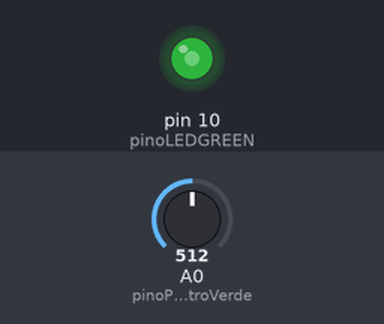
The sketch below on a simulated Arduino Uno, built with avr-gcc and run on an emulated ATmega328P. Parts: output pins drawn as LEDs (lit = HIGH). The test bench sets the inputs (shaded band); at power-on: A0 (pinoPotenciometroVerde) = 512.

Above: at 1.2 s.
1.3 s: A0 (pinoPotenciometroVerde) set to 716
At 2.3 s:
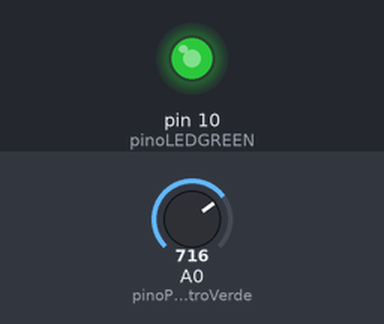
2.8 s: A0 (pinoPotenciometroVerde) set to 900
At 3.4 s:
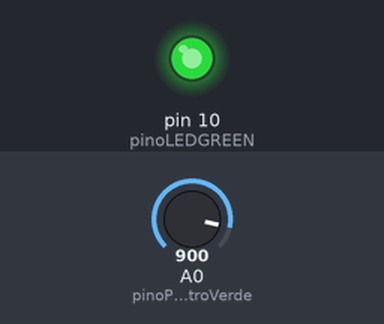
4.3 s: A0 (pinoPotenciometroVerde) set to 122
At 5.5 s:
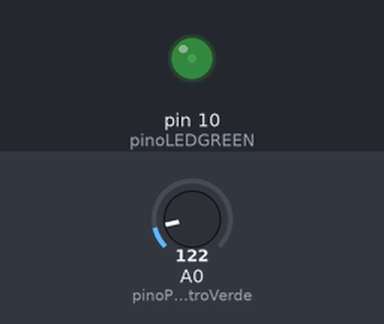
5.8 s: A0 (pinoPotenciometroVerde) set to 0
At 6.9 s:
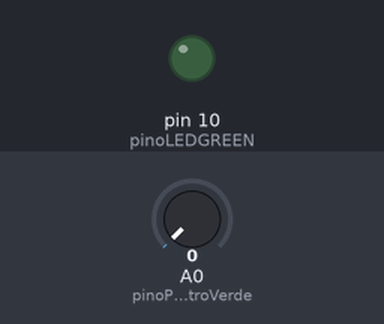
7.3 s: A0 (pinoPotenciometroVerde) set to 511
At 8.0 s:
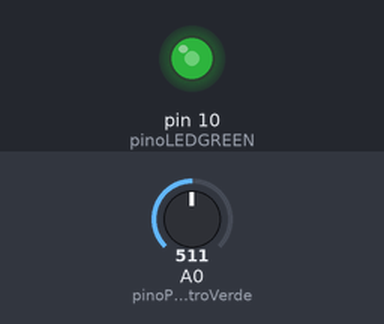
Timing chart, 0 to 9.8 s (numbered marks = the images above; inputs shaded):
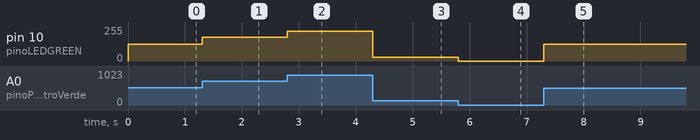

The sketch:

Projeto_Dimmer_RGB.ino
```cpp
const int pinoPotenciometroVerde = A0; //Controle de verde
const int pinoLEDGREEN = 10; // LED VERDE

int leituraVerde = 0; //Leitura Verde
int pwmVerde = 0; // Armazenamento Verde

void setup() {
  pinMode(pinoPotenciometroVerde, INPUT); //Controle de verde

}

void loop() {

  leituraVerde = analogRead(pinoPotenciometroVerde);
  pwmVerde = map(leituraVerde, 0, 1023, 0, 255);
  analogWrite(pinoLEDGREEN, pwmVerde);
}
```

Measured:
- after the input at 1.3 s, pin 10 (pinoLEDGREEN): 127/255 → 178/255 at once
- after the input at 2.8 s, pin 10 (pinoLEDGREEN): 178/255 → 224/255 at once
- after the input at 4.3 s, pin 10 (pinoLEDGREEN): 224/255 → 30/255 at once
- after the input at 5.8 s, pin 10 (pinoLEDGREEN): 30/255 → 0/255 at once
- after the input at 7.3 s, pin 10 (pinoLEDGREEN): 0/255 → 127/255 at once
